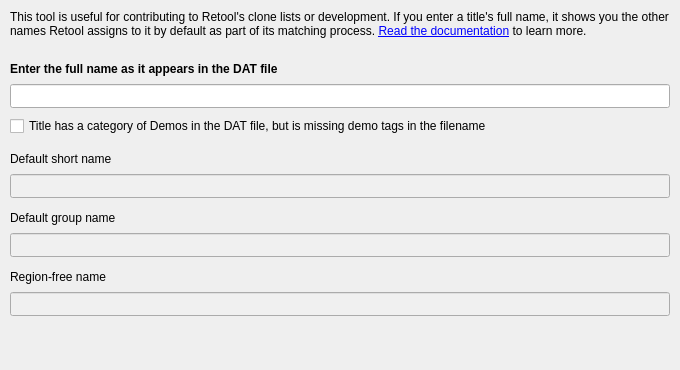
<?xml version="1.0" encoding="UTF-8"?>
<ui version="4.0">
 <class>CloneListNameTool</class>
 <widget class="QMainWindow" name="CloneListNameTool">
  <property name="geometry">
   <rect>
    <x>0</x>
    <y>0</y>
    <width>680</width>
    <height>370</height>
   </rect>
  </property>
  <property name="sizePolicy">
   <sizepolicy hsizetype="Fixed" vsizetype="Fixed">
    <horstretch>0</horstretch>
    <verstretch>0</verstretch>
   </sizepolicy>
  </property>
  <property name="minimumSize">
   <size>
    <width>680</width>
    <height>370</height>
   </size>
  </property>
  <property name="maximumSize">
   <size>
    <width>680</width>
    <height>370</height>
   </size>
  </property>
  <property name="font">
   <font/>
  </property>
  <property name="windowTitle">
   <string>Title tool</string>
  </property>
  <property name="windowIcon">
   <iconset resource="resources.qrc">
    <normaloff>:/retoolIcon/images/retool.ico</normaloff>:/retoolIcon/images/retool.ico</iconset>
  </property>
  <property name="locale">
   <locale language="English" country="UnitedStates"/>
  </property>
  <widget class="QWidget" name="centralwidget">
   <property name="sizePolicy">
    <sizepolicy hsizetype="Preferred" vsizetype="Preferred">
     <horstretch>0</horstretch>
     <verstretch>0</verstretch>
    </sizepolicy>
   </property>
   <layout class="QVBoxLayout" name="verticalLayout">
    <property name="spacing">
     <number>8</number>
    </property>
    <property name="leftMargin">
     <number>10</number>
    </property>
    <property name="topMargin">
     <number>10</number>
    </property>
    <property name="rightMargin">
     <number>10</number>
    </property>
    <item>
     <widget class="QLabel" name="labelContribute">
      <property name="sizePolicy">
       <sizepolicy hsizetype="Preferred" vsizetype="Preferred">
        <horstretch>0</horstretch>
        <verstretch>0</verstretch>
       </sizepolicy>
      </property>
      <property name="minimumSize">
       <size>
        <width>0</width>
        <height>36</height>
       </size>
      </property>
      <property name="maximumSize">
       <size>
        <width>16777215</width>
        <height>16777215</height>
       </size>
      </property>
      <property name="font">
       <font/>
      </property>
      <property name="lineWidth">
       <number>0</number>
      </property>
      <property name="text">
       <string>&lt;html&gt;&lt;head/&gt;&lt;body&gt;&lt;p&gt;This tool is useful for contributing to Retool's clone lists or development. If you enter a title's full name, it shows you the other names Retool assigns to it by default as part of its matching process. &lt;a href=&quot;https://unexpectedpanda.github.io/retool/naming-system/&quot;&gt;&lt;span style=&quot; text-decoration: underline; color:#0000ff;&quot;&gt;Read the documentation&lt;/span&gt;&lt;/a&gt; to learn more.&lt;/p&gt;&lt;/body&gt;&lt;/html&gt;</string>
      </property>
      <property name="scaledContents">
       <bool>false</bool>
      </property>
      <property name="alignment">
       <set>Qt::AlignmentFlag::AlignLeading|Qt::AlignmentFlag::AlignLeft|Qt::AlignmentFlag::AlignTop</set>
      </property>
      <property name="wordWrap">
       <bool>true</bool>
      </property>
      <property name="openExternalLinks">
       <bool>true</bool>
      </property>
      <property name="textInteractionFlags">
       <set>Qt::TextInteractionFlag::LinksAccessibleByKeyboard|Qt::TextInteractionFlag::LinksAccessibleByMouse</set>
      </property>
     </widget>
    </item>
    <item>
     <spacer name="verticalSpacer_5">
      <property name="orientation">
       <enum>Qt::Orientation::Vertical</enum>
      </property>
      <property name="sizeType">
       <enum>QSizePolicy::Policy::Fixed</enum>
      </property>
      <property name="sizeHint" stdset="0">
       <size>
        <width>20</width>
        <height>8</height>
       </size>
      </property>
     </spacer>
    </item>
    <item>
     <widget class="QLabel" name="labelEnterName">
      <property name="sizePolicy">
       <sizepolicy hsizetype="Preferred" vsizetype="Fixed">
        <horstretch>0</horstretch>
        <verstretch>0</verstretch>
       </sizepolicy>
      </property>
      <property name="font">
       <font>
        <bold>true</bold>
       </font>
      </property>
      <property name="text">
       <string>Enter the full name as it appears in the DAT file</string>
      </property>
     </widget>
    </item>
    <item>
     <widget class="CustomLineEdit" name="lineEditEnterName">
      <property name="minimumSize">
       <size>
        <width>320</width>
        <height>24</height>
       </size>
      </property>
     </widget>
    </item>
    <item>
     <widget class="QCheckBox" name="checkBoxDemos">
      <property name="text">
       <string>Title has a category of Demos in the DAT file, but is missing demo tags in the filename</string>
      </property>
     </widget>
    </item>
    <item>
     <spacer name="verticalSpacer">
      <property name="orientation">
       <enum>Qt::Orientation::Vertical</enum>
      </property>
      <property name="sizeType">
       <enum>QSizePolicy::Policy::Fixed</enum>
      </property>
      <property name="sizeHint" stdset="0">
       <size>
        <width>13</width>
        <height>8</height>
       </size>
      </property>
     </spacer>
    </item>
    <item>
     <widget class="QLabel" name="labelShortName">
      <property name="sizePolicy">
       <sizepolicy hsizetype="Preferred" vsizetype="Fixed">
        <horstretch>0</horstretch>
        <verstretch>0</verstretch>
       </sizepolicy>
      </property>
      <property name="font">
       <font>
        <bold>false</bold>
       </font>
      </property>
      <property name="text">
       <string>Default short name</string>
      </property>
     </widget>
    </item>
    <item>
     <widget class="QLineEdit" name="lineEditShortName">
      <property name="minimumSize">
       <size>
        <width>320</width>
        <height>24</height>
       </size>
      </property>
      <property name="palette">
       <palette>
        <active>
         <colorrole role="Base">
          <brush brushstyle="SolidPattern">
           <color alpha="255">
            <red>240</red>
            <green>240</green>
            <blue>240</blue>
           </color>
          </brush>
         </colorrole>
        </active>
        <inactive>
         <colorrole role="Base">
          <brush brushstyle="SolidPattern">
           <color alpha="255">
            <red>240</red>
            <green>240</green>
            <blue>240</blue>
           </color>
          </brush>
         </colorrole>
        </inactive>
        <disabled>
         <colorrole role="Base">
          <brush brushstyle="SolidPattern">
           <color alpha="255">
            <red>240</red>
            <green>240</green>
            <blue>240</blue>
           </color>
          </brush>
         </colorrole>
        </disabled>
       </palette>
      </property>
      <property name="locale">
       <locale language="English" country="UnitedStates"/>
      </property>
      <property name="text">
       <string/>
      </property>
      <property name="readOnly">
       <bool>true</bool>
      </property>
     </widget>
    </item>
    <item>
     <spacer name="verticalSpacer_2">
      <property name="orientation">
       <enum>Qt::Orientation::Vertical</enum>
      </property>
      <property name="sizeType">
       <enum>QSizePolicy::Policy::Fixed</enum>
      </property>
      <property name="sizeHint" stdset="0">
       <size>
        <width>20</width>
        <height>5</height>
       </size>
      </property>
     </spacer>
    </item>
    <item>
     <widget class="QLabel" name="labelGroupName">
      <property name="sizePolicy">
       <sizepolicy hsizetype="Preferred" vsizetype="Fixed">
        <horstretch>0</horstretch>
        <verstretch>0</verstretch>
       </sizepolicy>
      </property>
      <property name="font">
       <font>
        <bold>false</bold>
       </font>
      </property>
      <property name="text">
       <string>Default group name</string>
      </property>
     </widget>
    </item>
    <item>
     <widget class="QLineEdit" name="lineEditGroupName">
      <property name="minimumSize">
       <size>
        <width>320</width>
        <height>24</height>
       </size>
      </property>
      <property name="palette">
       <palette>
        <active>
         <colorrole role="Base">
          <brush brushstyle="SolidPattern">
           <color alpha="255">
            <red>240</red>
            <green>240</green>
            <blue>240</blue>
           </color>
          </brush>
         </colorrole>
        </active>
        <inactive>
         <colorrole role="Base">
          <brush brushstyle="SolidPattern">
           <color alpha="255">
            <red>240</red>
            <green>240</green>
            <blue>240</blue>
           </color>
          </brush>
         </colorrole>
        </inactive>
        <disabled>
         <colorrole role="Base">
          <brush brushstyle="SolidPattern">
           <color alpha="255">
            <red>240</red>
            <green>240</green>
            <blue>240</blue>
           </color>
          </brush>
         </colorrole>
        </disabled>
       </palette>
      </property>
      <property name="readOnly">
       <bool>true</bool>
      </property>
     </widget>
    </item>
    <item>
     <spacer name="verticalSpacer_3">
      <property name="orientation">
       <enum>Qt::Orientation::Vertical</enum>
      </property>
      <property name="sizeType">
       <enum>QSizePolicy::Policy::Fixed</enum>
      </property>
      <property name="sizeHint" stdset="0">
       <size>
        <width>20</width>
        <height>5</height>
       </size>
      </property>
     </spacer>
    </item>
    <item>
     <widget class="QLabel" name="labelRegionFreeName">
      <property name="sizePolicy">
       <sizepolicy hsizetype="Preferred" vsizetype="Fixed">
        <horstretch>0</horstretch>
        <verstretch>0</verstretch>
       </sizepolicy>
      </property>
      <property name="font">
       <font>
        <bold>false</bold>
       </font>
      </property>
      <property name="text">
       <string>Region-free name</string>
      </property>
     </widget>
    </item>
    <item>
     <widget class="QLineEdit" name="lineEditRegionFreeName">
      <property name="minimumSize">
       <size>
        <width>320</width>
        <height>24</height>
       </size>
      </property>
      <property name="palette">
       <palette>
        <active>
         <colorrole role="Base">
          <brush brushstyle="SolidPattern">
           <color alpha="255">
            <red>240</red>
            <green>240</green>
            <blue>240</blue>
           </color>
          </brush>
         </colorrole>
        </active>
        <inactive>
         <colorrole role="Base">
          <brush brushstyle="SolidPattern">
           <color alpha="255">
            <red>240</red>
            <green>240</green>
            <blue>240</blue>
           </color>
          </brush>
         </colorrole>
        </inactive>
        <disabled>
         <colorrole role="Base">
          <brush brushstyle="SolidPattern">
           <color alpha="255">
            <red>240</red>
            <green>240</green>
            <blue>240</blue>
           </color>
          </brush>
         </colorrole>
        </disabled>
       </palette>
      </property>
      <property name="readOnly">
       <bool>true</bool>
      </property>
     </widget>
    </item>
    <item>
     <spacer name="verticalSpacer_6">
      <property name="orientation">
       <enum>Qt::Orientation::Vertical</enum>
      </property>
      <property name="sizeType">
       <enum>QSizePolicy::Policy::Expanding</enum>
      </property>
      <property name="sizeHint" stdset="0">
       <size>
        <width>20</width>
        <height>15</height>
       </size>
      </property>
     </spacer>
    </item>
   </layout>
  </widget>
 </widget>
 <customwidgets>
  <customwidget>
   <class>CustomLineEdit</class>
   <extends>QLineEdit</extends>
   <header>modules.gui.gui_widgets</header>
  </customwidget>
 </customwidgets>
 <resources>
  <include location="resources.qrc"/>
 </resources>
 <connections/>
</ui>
